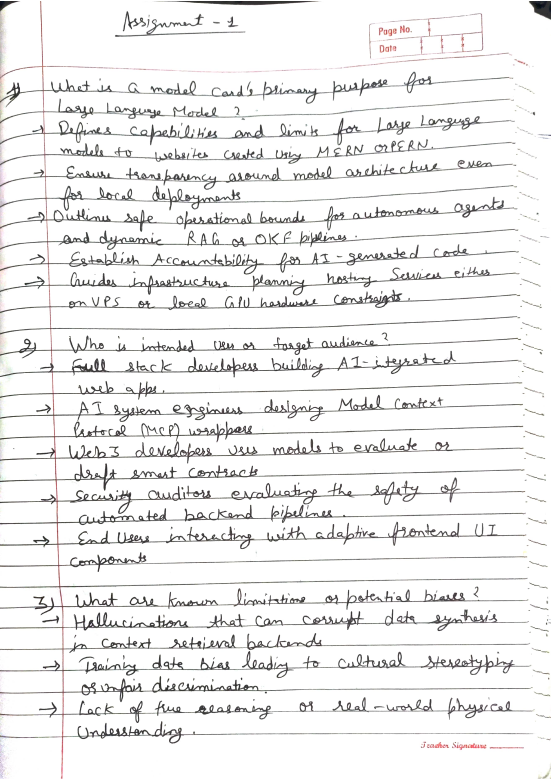
#> input picture samples/my_handwriting.png, 1653 x 2339 px, found by its file name (shown at 1/3 size)
$ jupyter execute --allow-errors 00_quick_test_colab.ipynb   (shell and % lines are left out)
#> lines starting #> are read from the running program, lines starting #| are printed output that depends on the picture; after the words box and inside, x2 and y2 are one past the last pixel; in counts of white or black regions, pixels touching at a corner belong together
# Quick Test — Your Handwriting via One-DM (Colab GPU, NO training)

The fastest honest way to see your own handwriting synthesized:
pretrained One-DM + your one photo. Nothing here trains anything.

Steps: GPU check → clone official repo → pretrained checkpoint →
upload your photo → preprocess → generate → TrOCR read-back judge → compare.

[cell 1]
# Clone official One-DM (MIT) + deps
%cd /content/One-DM

## Pretrained checkpoint
Copy the Google Drive file id from the One-DM README (posted 2024-10-24).
**Never train from scratch** — this checkpoint is the whole point.

[cell 2]
GDRIVE_ID = 'PASTE_FROM_ONEDM_README'  # <-- fill this
# SD 1.5 VAE downloads automatically on first run (from Hugging Face)

## Upload ONE photo of your handwriting
One clean line on plain white paper, good light, no shadows.

[cell 3]
from google.colab import files
uploaded = files.upload()
#> the answer given: my_handwriting.png
SAMPLE = list(uploaded.keys())[0]
print('style sample:', SAMPLE)

## Preprocess: deskew → binarize → crop → 64px height

[cell 4]
import cv2, numpy as np

img = cv2.imread(SAMPLE, cv2.IMREAD_GRAYSCALE)
#> img: shape (2339, 1653); min 2, max 255, mean 238.3
bw = cv2.threshold(img, 0, 255, cv2.THRESH_BINARY_INV + cv2.THRESH_OTSU)[1]
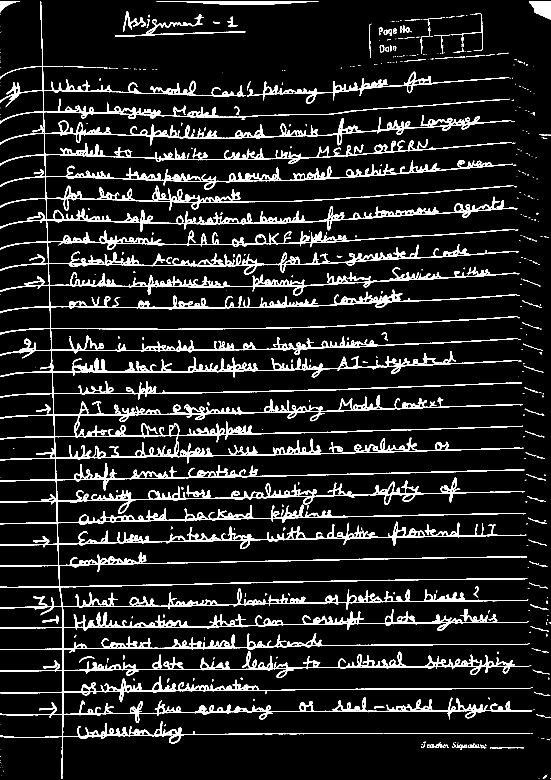
#> bw: shape (2339, 1653) (shown at 1/3 size); 9.2% white; 508 white regions (336 under 20 px), largest, box (x1, y1, x2, y2) and area: (0, 296, 1597, 2336) 309627, (741, 215, 1528, 311) 6233, (0, 3, 388, 324) 4146
coords = np.column_stack(np.where(bw > 0))
#> coords = 356512 pairs, first value 3 to 2335, second value 0 to 1652
angle = cv2.minAreaRect(coords)[-1]
#> angle = -90
angle = -(90 + angle) if angle < -45 else -angle
#> angle = 0
h, w = bw.shape
#> h = 2339; w = 1653
M = cv2.getRotationMatrix2D((w//2, h//2), angle, 1.0)
#> M = [[1, 0, 0], [0, 1, 0]]
bw = cv2.warpAffine(bw, M, (w, h), borderValue=0)
ys, xs = np.where(bw > 0)
crop = bw[ys.min():ys.max()+1, xs.min():xs.max()+1]
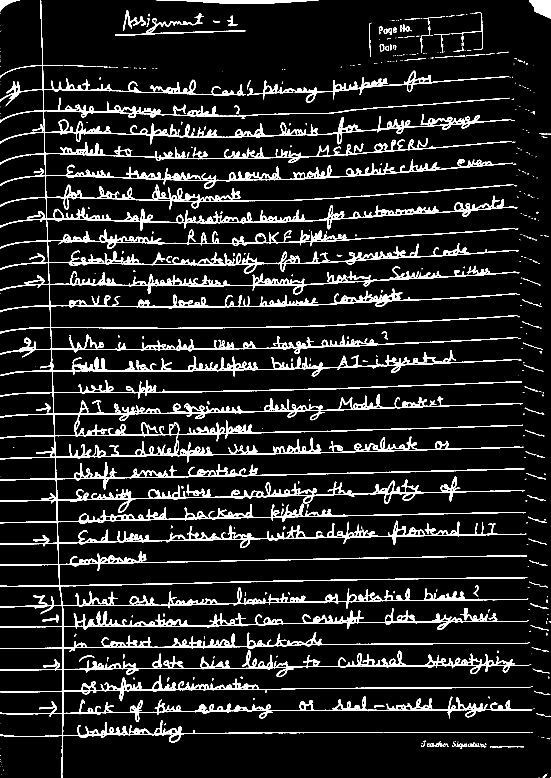
#> crop: shape (2333, 1653) (shown at 1/3 size); 9.2% white; 508 white regions (336 under 20 px), largest, box (x1, y1, x2, y2) and area: (0, 293, 1597, 2333) 309627, (741, 212, 1528, 308) 6233, (0, 0, 388, 321) 4146
crop = cv2.resize(crop, None, fx=64/crop.shape[0], fy=64/crop.shape[0],
                  interpolation=cv2.INTER_AREA)
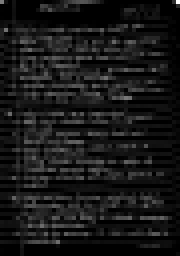
#> crop: shape (64, 45) (shown 4 times larger); min 0, max 254, mean 23.7
cv2.imwrite('style_ref.png', 255 - crop)
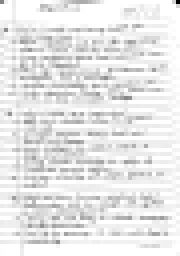
#> saved as style_ref.png: shape (64, 45) (shown 4 times larger); min 1, max 255, mean 231.3
print('style_ref.png ready')
